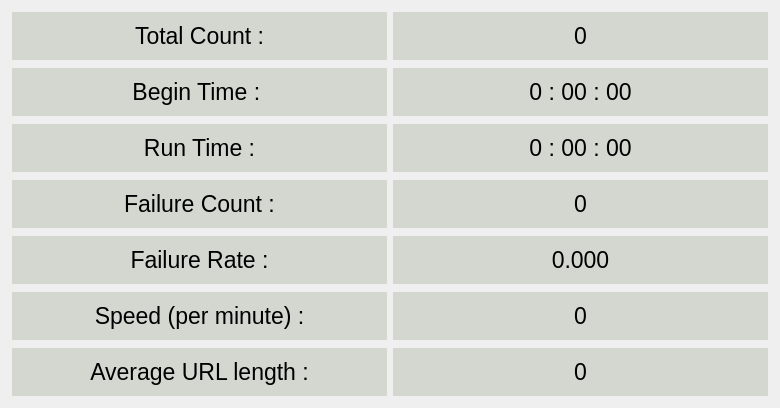
         <widget class="QWidget" name="scrollAreaWidgetContents">
          <property name="geometry">
           <rect>
            <x>0</x>
            <y>0</y>
            <width>780</width>
            <height>404</height>
           </rect>
          </property>
          <property name="sizePolicy">
           <sizepolicy hsizetype="Preferred" vsizetype="Preferred">
            <horstretch>0</horstretch>
            <verstretch>0</verstretch>
           </sizepolicy>
          </property>
          <layout class="QGridLayout" name="gridLayout">
           <item row="1" column="0">
            <widget class="QWidget" name="begin_time_widget" native="true">
             <property name="minimumSize">
              <size>
               <width>0</width>
               <height>50</height>
              </size>
             </property>
             <property name="styleSheet">
              <string notr="true"/>
             </property>
             <layout class="QHBoxLayout" name="horizontalLayout_9">
              <property name="leftMargin">
               <number>1</number>
              </property>
              <property name="topMargin">
               <number>1</number>
              </property>
              <property name="rightMargin">
               <number>1</number>
              </property>
              <property name="bottomMargin">
               <number>1</number>
              </property>
              <item>
               <widget class="QLabel" name="begin_time_text">
                <property name="sizePolicy">
                 <sizepolicy hsizetype="Expanding" vsizetype="Preferred">
                  <horstretch>0</horstretch>
                  <verstretch>0</verstretch>
                 </sizepolicy>
                </property>
                <property name="font">
                 <font>
                  <pointsize>17</pointsize>
                 </font>
                </property>
                <property name="styleSheet">
                 <string notr="true">background-color: rgb(211, 215, 207);</string>
                </property>
                <property name="text">
                 <string>Begin Time : </string>
                </property>
                <property name="alignment">
                 <set>Qt::AlignCenter</set>
                </property>
               </widget>
              </item>
              <item>
               <widget class="QLabel" name="begin_time_val">
                <property name="sizePolicy">
                 <sizepolicy hsizetype="Expanding" vsizetype="Preferred">
                  <horstretch>0</horstretch>
                  <verstretch>0</verstretch>
                 </sizepolicy>
                </property>
                <property name="font">
                 <font>
                  <pointsize>17</pointsize>
                 </font>
                </property>
                <property name="styleSheet">
                 <string notr="true">background-color: rgb(211, 215, 207);</string>
                </property>
                <property name="text">
                 <string>0 : 00 : 00</string>
                </property>
                <property name="alignment">
                 <set>Qt::AlignCenter</set>
                </property>
               </widget>
              </item>
             </layout>
            </widget>
           </item>
           <item row="4" column="0">
            <widget class="QWidget" name="failure_rate_widget" native="true">
             <property name="minimumSize">
              <size>
               <width>0</width>
               <height>50</height>
              </size>
             </property>
             <property name="styleSheet">
              <string notr="true"/>
             </property>
             <layout class="QHBoxLayout" name="horizontalLayout_5">
              <property name="leftMargin">
               <number>1</number>
              </property>
              <property name="topMargin">
               <number>1</number>
              </property>
              <property name="rightMargin">
               <number>1</number>
              </property>
              <property name="bottomMargin">
               <number>1</number>
              </property>
              <item>
               <widget class="QLabel" name="failure_rate_text">
                <property name="sizePolicy">
                 <sizepolicy hsizetype="Expanding" vsizetype="Preferred">
                  <horstretch>0</horstretch>
                  <verstretch>0</verstretch>
                 </sizepolicy>
                </property>
                <property name="font">
                 <font>
                  <pointsize>17</pointsize>
                 </font>
                </property>
                <property name="styleSheet">
                 <string notr="true">background-color: rgb(211, 215, 207);</string>
                </property>
                <property name="text">
                 <string>Failure Rate :</string>
                </property>
                <property name="alignment">
                 <set>Qt::AlignCenter</set>
                </property>
               </widget>
              </item>
              <item>
               <widget class="QLabel" name="failure_rate_val">
                <property name="sizePolicy">
                 <sizepolicy hsizetype="Expanding" vsizetype="Preferred">
                  <horstretch>0</horstretch>
                  <verstretch>0</verstretch>
                 </sizepolicy>
                </property>
                <property name="font">
                 <font>
                  <pointsize>17</pointsize>
                 </font>
                </property>
                <property name="styleSheet">
                 <string notr="true">background-color: rgb(211, 215, 207);</string>
                </property>
                <property name="text">
                 <string>0.000</string>
                </property>
                <property name="alignment">
                 <set>Qt::AlignCenter</set>
                </property>
               </widget>
              </item>
             </layout>
            </widget>
           </item>
           <item row="6" column="0">
            <widget class="QWidget" name="average_url_widget" native="true">
             <property name="sizePolicy">
              <sizepolicy hsizetype="Expanding" vsizetype="Expanding">
               <horstretch>0</horstretch>
               <verstretch>0</verstretch>
              </sizepolicy>
             </property>
             <property name="minimumSize">
              <size>
               <width>0</width>
               <height>50</height>
              </size>
             </property>
             <property name="styleSheet">
              <string notr="true"/>
             </property>
             <layout class="QHBoxLayout" name="horizontalLayout_6">
              <property name="leftMargin">
               <number>1</number>
              </property>
              <property name="topMargin">
               <number>1</number>
              </property>
              <property name="rightMargin">
               <number>1</number>
              </property>
              <property name="bottomMargin">
               <number>1</number>
              </property>
              <item>
               <widget class="QLabel" name="average_url_text">
                <property name="sizePolicy">
                 <sizepolicy hsizetype="Expanding" vsizetype="Preferred">
                  <horstretch>0</horstretch>
                  <verstretch>0</verstretch>
                 </sizepolicy>
                </property>
                <property name="font">
                 <font>
                  <pointsize>17</pointsize>
                 </font>
                </property>
                <property name="styleSheet">
                 <string notr="true">background-color: rgb(211, 215, 207);</string>
                </property>
                <property name="text">
                 <string>Average URL length :</string>
                </property>
                <property name="alignment">
                 <set>Qt::AlignCenter</set>
                </property>
               </widget>
              </item>
              <item>
               <widget class="QLabel" name="average_url_val">
                <property name="sizePolicy">
                 <sizepolicy hsizetype="Expanding" vsizetype="Preferred">
                  <horstretch>0</horstretch>
                  <verstretch>0</verstretch>
                 </sizepolicy>
                </property>
                <property name="font">
                 <font>
                  <pointsize>17</pointsize>
                 </font>
                </property>
                <property name="styleSheet">
                 <string notr="true">background-color: rgb(211, 215, 207);</string>
                </property>
                <property name="text">
                 <string>0</string>
                </property>
                <property name="alignment">
                 <set>Qt::AlignCenter</set>
                </property>
               </widget>
              </item>
             </layout>
            </widget>
           </item>
           <item row="3" column="0">
            <widget class="QWidget" name="failure_cnt_widget" native="true">
             <property name="minimumSize">
              <size>
               <width>0</width>
               <height>50</height>
              </size>
             </property>
             <property name="styleSheet">
              <string notr="true"/>
             </property>
             <layout class="QHBoxLayout" name="horizontalLayout_8">
              <property name="leftMargin">
               <number>1</number>
              </property>
              <property name="topMargin">
               <number>1</number>
              </property>
              <property name="rightMargin">
               <number>1</number>
              </property>
              <property name="bottomMargin">
               <number>1</number>
              </property>
              <item>
               <widget class="QLabel" name="failure_cnt_text">
                <property name="sizePolicy">
                 <sizepolicy hsizetype="Expanding" vsizetype="Preferred">
                  <horstretch>0</horstretch>
                  <verstretch>0</verstretch>
                 </sizepolicy>
                </property>
                <property name="font">
                 <font>
                  <pointsize>17</pointsize>
                 </font>
                </property>
                <property name="styleSheet">
                 <string notr="true">background-color: rgb(211, 215, 207);</string>
                </property>
                <property name="text">
                 <string>Failure Count :</string>
                </property>
                <property name="alignment">
                 <set>Qt::AlignCenter</set>
                </property>
               </widget>
              </item>
              <item>
               <widget class="QLabel" name="failure_cnt_val">
                <property name="sizePolicy">
                 <sizepolicy hsizetype="Expanding" vsizetype="Preferred">
                  <horstretch>0</horstretch>
                  <verstretch>0</verstretch>
                 </sizepolicy>
                </property>
                <property name="font">
                 <font>
                  <pointsize>17</pointsize>
                 </font>
                </property>
                <property name="styleSheet">
                 <string notr="true">background-color: rgb(211, 215, 207);</string>
                </property>
                <property name="text">
                 <string>0</string>
                </property>
                <property name="alignment">
                 <set>Qt::AlignCenter</set>
                </property>
               </widget>
              </item>
             </layout>
            </widget>
           </item>
           <item row="5" column="0">
            <widget class="QWidget" name="speed_widget" native="true">
             <property name="minimumSize">
              <size>
               <width>0</width>
               <height>50</height>
              </size>
             </property>
             <property name="styleSheet">
              <string notr="true"/>
             </property>
             <layout class="QHBoxLayout" name="horizontalLayout_10">
              <property name="leftMargin">
               <number>1</number>
              </property>
              <property name="topMargin">
               <number>1</number>
              </property>
              <property name="rightMargin">
               <number>1</number>
              </property>
              <property name="bottomMargin">
               <number>1</number>
              </property>
              <item>
               <widget class="QLabel" name="speed_text">
                <property name="sizePolicy">
                 <sizepolicy hsizetype="Expanding" vsizetype="Preferred">
                  <horstretch>0</horstretch>
                  <verstretch>0</verstretch>
                 </sizepolicy>
                </property>
                <property name="font">
                 <font>
                  <pointsize>17</pointsize>
                 </font>
                </property>
                <property name="styleSheet">
                 <string notr="true">background-color: rgb(211, 215, 207);</string>
                </property>
                <property name="text">
                 <string>Speed (per minute) :</string>
                </property>
                <property name="alignment">
                 <set>Qt::AlignCenter</set>
                </property>
               </widget>
              </item>
              <item>
               <widget class="QLabel" name="speed_val">
                <property name="sizePolicy">
                 <sizepolicy hsizetype="Expanding" vsizetype="Preferred">
                  <horstretch>0</horstretch>
                  <verstretch>0</verstretch>
                 </sizepolicy>
                </property>
                <property name="font">
                 <font>
                  <pointsize>17</pointsize>
                 </font>
                </property>
                <property name="styleSheet">
                 <string notr="true">background-color: rgb(211, 215, 207);</string>
                </property>
                <property name="text">
                 <string>0</string>
                </property>
                <property name="alignment">
                 <set>Qt::AlignCenter</set>
                </property>
               </widget>
              </item>
             </layout>
            </widget>
           </item>
           <item row="2" column="0">
            <widget class="QWidget" name="run_time_widget" native="true">
             <property name="minimumSize">
              <size>
               <width>0</width>
               <height>50</height>
              </size>
             </property>
             <property name="styleSheet">
              <string notr="true"/>
             </property>
             <layout class="QHBoxLayout" name="horizontalLayout_4">
              <property name="leftMargin">
               <number>1</number>
              </property>
              <property name="topMargin">
               <number>1</number>
              </property>
              <property name="rightMargin">
               <number>1</number>
              </property>
              <property name="bottomMargin">
               <number>1</number>
              </property>
              <item>
               <widget class="QLabel" name="run_time_text">
                <property name="sizePolicy">
                 <sizepolicy hsizetype="Expanding" vsizetype="Preferred">
                  <horstretch>0</horstretch>
                  <verstretch>0</verstretch>
                 </sizepolicy>
                </property>
                <property name="font">
                 <font>
                  <pointsize>17</pointsize>
                 </font>
                </property>
                <property name="styleSheet">
                 <string notr="true">background-color: rgb(211, 215, 207);</string>
                </property>
                <property name="text">
                 <string>Run Time :</string>
                </property>
                <property name="alignment">
                 <set>Qt::AlignCenter</set>
                </property>
               </widget>
              </item>
              <item>
               <widget class="QLabel" name="run_time_val">
                <property name="sizePolicy">
                 <sizepolicy hsizetype="Expanding" vsizetype="Preferred">
                  <horstretch>0</horstretch>
                  <verstretch>0</verstretch>
                 </sizepolicy>
                </property>
                <property name="font">
                 <font>
                  <pointsize>17</pointsize>
                 </font>
                </property>
                <property name="styleSheet">
                 <string notr="true">background-color: rgb(211, 215, 207);</string>
                </property>
                <property name="text">
                 <string>0 : 00 : 00</string>
                </property>
                <property name="alignment">
                 <set>Qt::AlignCenter</set>
                </property>
               </widget>
              </item>
             </layout>
            </widget>
           </item>
           <item row="0" column="0">
            <widget class="QWidget" name="total_cnt_widget" native="true">
             <property name="minimumSize">
              <size>
               <width>0</width>
               <height>50</height>
              </size>
             </property>
             <property name="styleSheet">
              <string notr="true"/>
             </property>
             <layout class="QHBoxLayout" name="horizontalLayout_3">
              <property name="leftMargin">
               <number>1</number>
              </property>
              <property name="topMargin">
               <number>1</number>
              </property>
              <property name="rightMargin">
               <number>1</number>
              </property>
              <property name="bottomMargin">
               <number>1</number>
              </property>
              <item>
               <widget class="QLabel" name="total_cnt_text">
                <property name="sizePolicy">
                 <sizepolicy hsizetype="Expanding" vsizetype="Expanding">
                  <horstretch>0</horstretch>
                  <verstretch>0</verstretch>
                 </sizepolicy>
                </property>
                <property name="font">
                 <font>
                  <pointsize>17</pointsize>
                 </font>
                </property>
                <property name="styleSheet">
                 <string notr="true">background-color: rgb(211, 215, 207);</string>
                </property>
                <property name="text">
                 <string>Total Count :</string>
                </property>
                <property name="alignment">
                 <set>Qt::AlignCenter</set>
                </property>
               </widget>
              </item>
              <item>
               <widget class="QLabel" name="total_cnt_val">
                <property name="sizePolicy">
                 <sizepolicy hsizetype="Expanding" vsizetype="Preferred">
                  <horstretch>0</horstretch>
                  <verstretch>0</verstretch>
                 </sizepolicy>
                </property>
                <property name="font">
                 <font>
                  <pointsize>17</pointsize>
                 </font>
                </property>
                <property name="styleSheet">
                 <string notr="true">background-color: rgb(211, 215, 207);</string>
                </property>
                <property name="text">
                 <string>0</string>
                </property>
                <property name="alignment">
                 <set>Qt::AlignCenter</set>
                </property>
               </widget>
              </item>
             </layout>
            </widget>
           </item>
          </layout>
         </widget>
